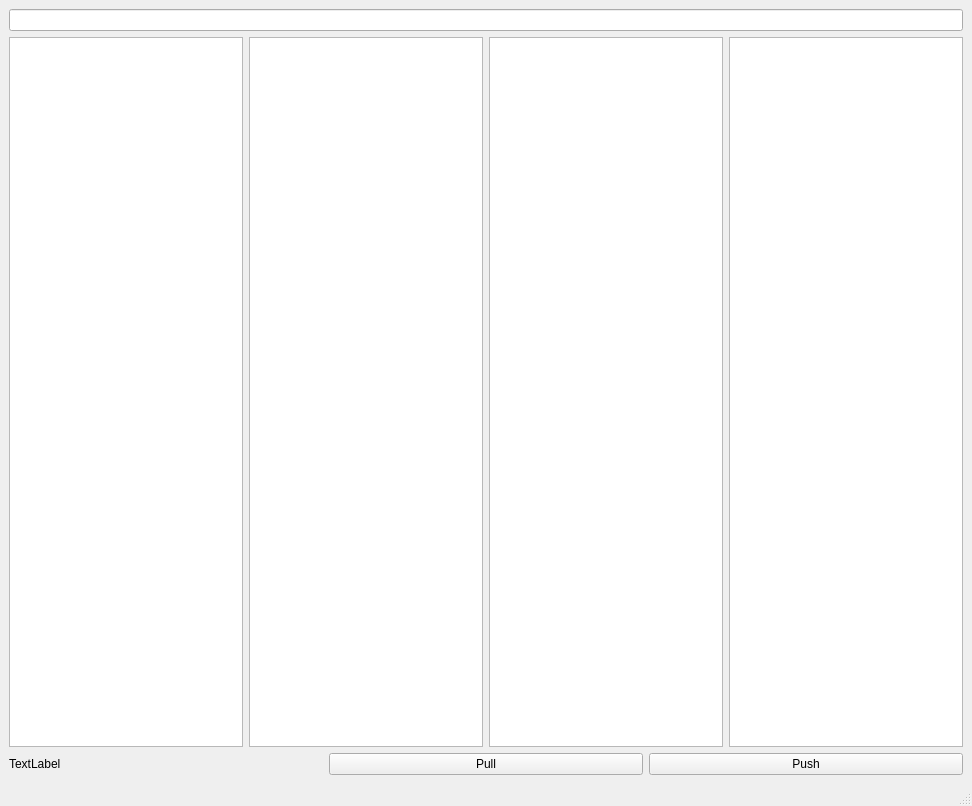
<?xml version="1.0" encoding="UTF-8"?>
<ui version="4.0">
 <class>MainWindow</class>
 <widget class="QMainWindow" name="MainWindow">
  <property name="geometry">
   <rect>
    <x>0</x>
    <y>0</y>
    <width>972</width>
    <height>806</height>
   </rect>
  </property>
  <property name="windowTitle">
   <string>Asset manager</string>
  </property>
  <widget class="QWidget" name="centralwidget">
   <layout class="QVBoxLayout" name="verticalLayout">
    <item>
     <layout class="QHBoxLayout" name="horizontalLayout">
      <item>
       <widget class="QLineEdit" name="lineEdit"/>
      </item>
     </layout>
    </item>
    <item>
     <layout class="QHBoxLayout" name="horizontalLayout_2">
      <item>
       <widget class="QListView" name="type"/>
      </item>
      <item>
       <widget class="QListView" name="asset"/>
      </item>
      <item>
       <widget class="QListView" name="task"/>
      </item>
      <item>
       <widget class="QListView" name="fork"/>
      </item>
     </layout>
    </item>
    <item>
     <layout class="QHBoxLayout" name="horizontalLayout_3">
      <item>
       <widget class="QLabel" name="label">
        <property name="text">
         <string>TextLabel</string>
        </property>
       </widget>
      </item>
      <item>
       <widget class="QPushButton" name="pushButton_2">
        <property name="text">
         <string>Pull</string>
        </property>
       </widget>
      </item>
      <item>
       <widget class="QPushButton" name="pushButton">
        <property name="text">
         <string>Push</string>
        </property>
       </widget>
      </item>
     </layout>
    </item>
   </layout>
  </widget>
  <widget class="QStatusBar" name="statusbar"/>
 </widget>
 <resources/>
 <connections/>
</ui>
